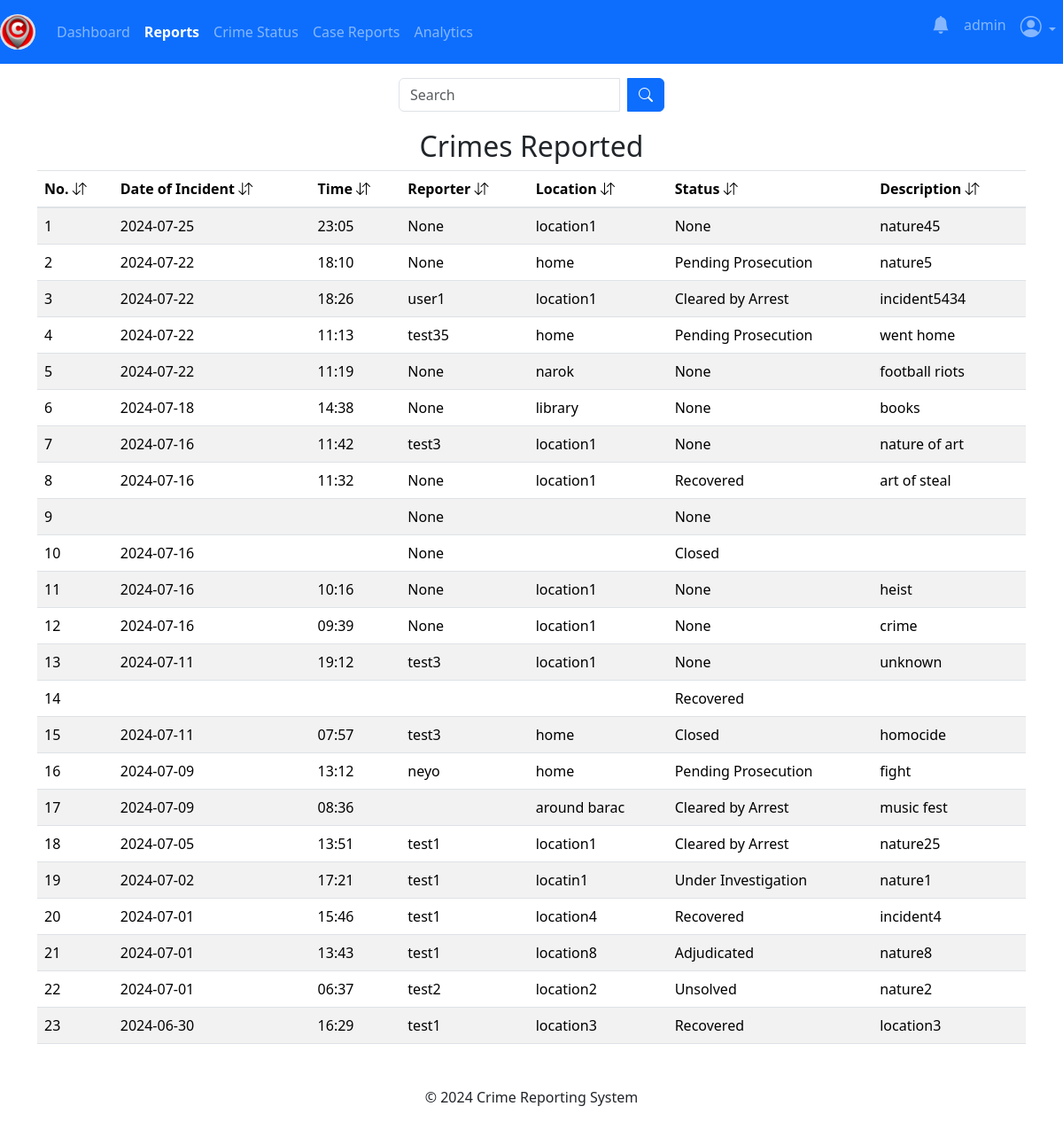
The app's page /admin/reports (signed in) with its own data.
### app/posts/models.py (models this page shows, shortened)
class Crime(db.Model, UserMixin):
    crime_id = db.Column(db.Integer, primary_key=True)
    date_of_incident = db.Column(db.String(10), nullable=False)
    issued_by = db.Column(db.String(20), nullable=True)
    time_of_incident = db.Column(db.String(10), nullable=False)
    phonenumber = db.Column(db.String(10), nullable=True)
    incident_location = db.Column(db.Text, nullable=False)
    incident_nature = db.Column(db.Text, nullable=False)
    incident_details = db.Column(db.Text, nullable=False)
    suspect_details = db.Column(db.Text, nullable=True)
    arrest_history = db.Column(db.Text, nullable=True)
    suspect_name = db.Column(db.String(10), nullable=True)
    comments = db.Column(db.Text, nullable=True)
    crime_status = db.Column(db.String(10), nullable=True)
    latitude = db.Column(db.Float)
    longitude = db.Column(db.Float)
    crime_file_upload = db.Column(db.Text, nullable=True)
    crime_file_name = db.Column(db.Text, nullable=True)
    crime_mimetype = db.Column(db.Text, nullable=True)
    date_crime_received = db.Column(db.DateTime(timezone=True), default=current_time())
    reporter_id = db.Column(db.Integer, db.ForeignKey('user.id'))

### app/admins/routes.py (the view)
@admins.route('/admin/reports')
@admin_required
def reports():
    search_query = request.args.get('search_query', '')
    try:
        if search_query:
            crimes = Crime.query.filter(
                Crime.incident_location.ilike(f'%{search_query}%') |
                Crime.issued_by.ilike(f'%{search_query}%') |
                Crime.date_of_incident.ilike(f'%{search_query}%') |
                Crime.time_of_incident.ilike(f'%{search_query}%') |
                Crime.date_crime_received.ilike(f'%{search_query}%') |
                Crime.crime_status.ilike(f'%{search_query}%') |
                Crime.incident_nature.ilike(f'%{search_query}%')
            ).order_by(desc(Crime.date_crime_received)).all()
        else:
            crimes = Crime.query.order_by(desc(Crime.date_crime_received)).all()
    except Exception as e:
        current_app.logger.error(f"Database error: {str(e)}")
        flash("An error occurred while fetching reports.", "danger")
        return redirect(url_for('admins.reports'))
    if not crimes:
        flash("No reports found.", "info")
    return render_template('admin/reports.html', title='Reports Dashboard', crimes=crimes)

### app/admins/routes.py (called while the page is built)
def admin_required(f):
    @wraps(f)
    def decorated_function(*args, **kwargs):
        if not session.get('admin_id'):
            flash('You need to be logged in as an admin to access the page.', 'danger')
            return redirect(url_for('admins.adminIndex'))
        return f(*args, **kwargs)
    return decorated_function

### app/templates/admin/reports.html (shortened to what this page needs)
{% extends 'admin/layout.html' %} {% block content %}
<div class="container">
  <br />
  <form
    method="GET"
    action="{{ url_for('admins.reports') }}"
    class="search-form"
  >
    <div class="input-group search-input">
      <input
        type="text"
        name="search_query"
        class="form-control"
        placeholder="Search"
      />
      <div class="input-group-append ms-2">
        <button type="submit" class="btn btn-primary">
          <i class="bi bi-search"></i>
        </button>
      </div>
    </div>
  </form>
  {% if crimes %}
  <table class="table table-striped table-hover">
    <h2 style="text-align: center">Crimes Reported</h2>
    <thead>
      <tr>
        <th scope="col">No. <i class="bi bi-arrow-down-up"></i></th>
        <th scope="col">
          Date of Incident <i class="bi bi-arrow-down-up"></i>
        </th>
        <th scope="col">Time <i class="bi bi-arrow-down-up"></i></th>
        <th scope="col">Reporter <i class="bi bi-arrow-down-up"></i></th>
        <th scope="col">Location <i class="bi bi-arrow-down-up"></i></th>
        <th scope="col">Status <i class="bi bi-arrow-down-up"></i></th>
        <th scope="col">Description <i class="bi bi-arrow-down-up"></i></th>
      </tr>
    </thead>
    <tbody>
      {% for crime in crimes %}
      <tr
        onclick="crimeDetails('{{ crime.crime_id }}')"
        style="cursor: pointer"
      >
        <td>{{ loop.index }}</td>
        <td>{{ crime.date_of_incident }}</td>
        <td>{{ crime.time_of_incident }}</td>
        <td>{{ crime.issued_by }}</td>
        <td>{{ crime.incident_location }}</td>
        <td>{{ crime.crime_status }}</td>
        <td>{{ crime.incident_nature }}</td>
      </tr>
      {% endfor %}
    </tbody>
  </table>
  {% endif %}
  {% endblock content %}

### app/templates/admin/layout.html (style rules this page uses)
body { height: 100%; width: 100%; padding-top: 40px; }

### app/templates/admin/reports.html (style rules this page uses)
.search-form { display: flex; justify-content: center; margin-bottom: 20px; }
.search-input { width: 300px; }

### records on screen
Crime: date_of_incident "2024-07-25", time_of_incident "23:05", issued_by "None", incident_location "location1", crime_status "None", incident_nature "nature45"
Crime: date_of_incident "2024-07-22", time_of_incident "18:10", issued_by "None", incident_location "home", crime_status "Pending Prosecution", incident_nature "nature5"
Crime: date_of_incident "2024-07-22", time_of_incident "18:26", issued_by "user1", incident_location "location1", crime_status "Cleared by Arrest", incident_nature "incident5434"
Crime: date_of_incident "2024-07-22", time_of_incident "11:13", issued_by "test35", incident_location "home", crime_status "Pending Prosecution", incident_nature "went home"
Crime: date_of_incident "2024-07-22", time_of_incident "11:19", issued_by "None", incident_location "narok", crime_status "None", incident_nature "football riots"
Crime: date_of_incident "2024-07-18", time_of_incident "14:38", issued_by "None", incident_location "library", crime_status "None", incident_nature "books"
Crime: date_of_incident "2024-07-16", time_of_incident "11:42", issued_by "test3", incident_location "location1", crime_status "None", incident_nature "nature of art"
Crime: date_of_incident "2024-07-16", time_of_incident "11:32", issued_by "None", incident_location "location1", crime_status "Recovered", incident_nature "art of steal"
Crime: issued_by "None", crime_status "None"
Crime: date_of_incident "2024-07-16", issued_by "None", crime_status "Closed"
Crime: date_of_incident "2024-07-16", time_of_incident "10:16", issued_by "None", incident_location "location1", crime_status "None", incident_nature "heist"
Crime: date_of_incident "2024-07-16", time_of_incident "09:39", issued_by "None", incident_location "location1", crime_status "None", incident_nature "crime"
Crime: date_of_incident "2024-07-11", time_of_incident "19:12", issued_by "test3", incident_location "location1", crime_status "None", incident_nature "unknown"
Crime: crime_status "Recovered"
Crime: date_of_incident "2024-07-11", time_of_incident "07:57", issued_by "test3", incident_location "home", crime_status "Closed", incident_nature "homocide"
Crime: date_of_incident "2024-07-09", time_of_incident "13:12", issued_by "neyo", incident_location "home", crime_status "Pending Prosecution", incident_nature "fight"
Crime: date_of_incident "2024-07-09", time_of_incident "08:36", incident_location "around barac", crime_status "Cleared by Arrest", incident_nature "music fest"
Crime: date_of_incident "2024-07-05", time_of_incident "13:51", issued_by "test1", incident_location "location1", crime_status "Cleared by Arrest", incident_nature "nature25"
Crime: date_of_incident "2024-07-02", time_of_incident "17:21", issued_by "test1", incident_location "locatin1", crime_status "Under Investigation", incident_nature "nature1"
Crime: date_of_incident "2024-07-01", time_of_incident "15:46", issued_by "test1", incident_location "location4", crime_status "Recovered", incident_nature "incident4"
Crime: date_of_incident "2024-07-01", time_of_incident "13:43", issued_by "test1", incident_location "location8", crime_status "Adjudicated", incident_nature "nature8"
Crime: date_of_incident "2024-07-01", time_of_incident "06:37", issued_by "test2", incident_location "location2", crime_status "Unsolved", incident_nature "nature2"
Crime: date_of_incident "2024-06-30", time_of_incident "16:29", issued_by "test1", incident_location "location3", crime_status "Recovered", incident_nature "location3"

### other values on screen
{{ session.get('admin_name') }} "admin"
